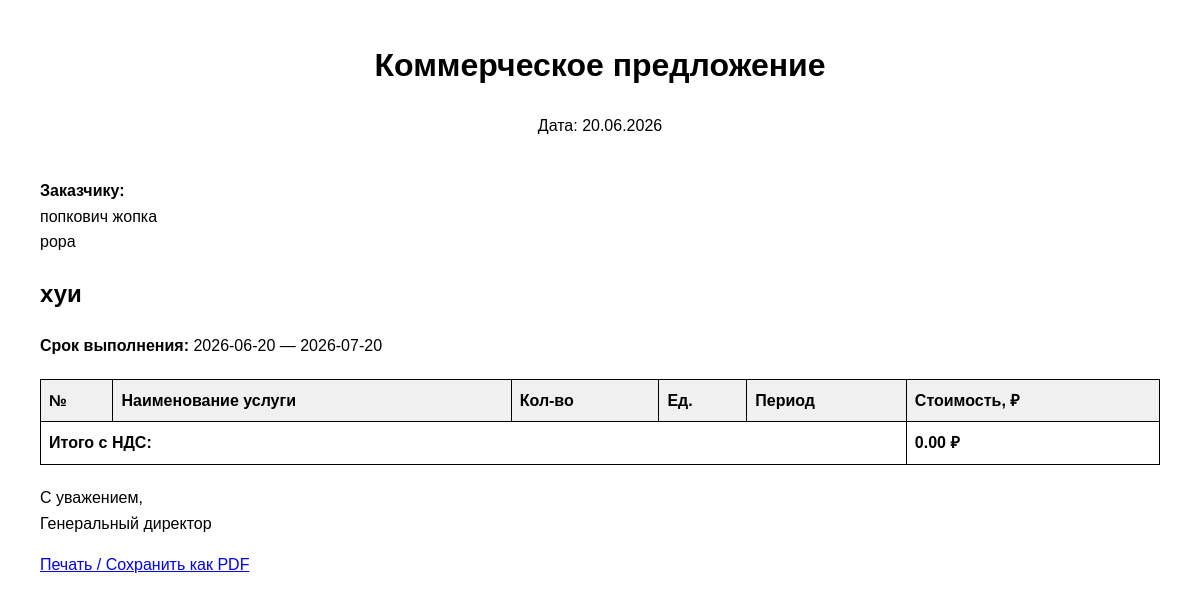
The app's page /generate_cp.php?id=13 (signed in) with its own data.
### tables this page shows
CREATE TABLE "customers" (
                id INTEGER PRIMARY KEY,
                workspace_id INTEGER DEFAULT 1,
                type TEXT NOT NULL DEFAULT 'Физическое лицо',
                inn TEXT,
                name TEXT,
                director_name TEXT NOT NULL,
                email TEXT NOT NULL,
                phone TEXT NOT NULL,
                created_at DATETIME DEFAULT CURRENT_TIMESTAMP
            );

CREATE TABLE projects (
    id INTEGER PRIMARY KEY AUTOINCREMENT,
    name TEXT NOT NULL,
    start_date DATE NOT NULL,
    end_date DATE NOT NULL,
    description TEXT,
    customer_id INTEGER,
    tax_rate REAL DEFAULT 6,
    created_at DATETIME DEFAULT CURRENT_TIMESTAMP, workspace_id INTEGER REFERENCES workspaces(id), technical_task TEXT, status TEXT DEFAULT 'В процессе',
    FOREIGN KEY (customer_id) REFERENCES customers(id)
);

### calculate.php (called while the page is built, shortened)
<?php
function calcProjectTotal($sp, $ns) {
    return round($sp + ($sp * $ns / 100), 2);
}
?>

### generate_cp.php (the view, shortened to what this page needs)
<?php
require_once 'calculate.php';
$project_id = isset($_GET['id']) ? (int)$_GET['id'] : 0;
$stmt = $db->prepare("SELECT * FROM projects WHERE id = ?");
$stmt->execute([$project_id]);
$project = $stmt->fetch();
$settings = $db->query("SELECT * FROM company_settings LIMIT 1")->fetch();
$customer = null;
if ($project['customer_id']) {
    $stmt = $db->prepare("SELECT * FROM customers WHERE id = ?");
    $stmt->execute([$project['customer_id']]);
    $customer = $stmt->fetch();
}
$totalWithMargin = 0;
$totalWithTax = calcProjectTotal($totalWithMargin, $project['tax_rate'] ?? 6);
?>
<!DOCTYPE html>
<html lang="ru">
<head>
</head>
<body>
    <div class="header">
        <h1>Коммерческое предложение</h1>
        <p>Дата: <?= date('d.m.Y') ?></p>
    </div>
    <?php if ($customer): ?>
    <p><strong>Заказчику:</strong><br>
       <?= htmlspecialchars($customer['director_name'] ?? '') ?><br>
       <?= htmlspecialchars($customer['name'] ?? $customer['director_name'] ?? $customer['email'] ?? '') ?></p>
    <?php endif; ?>
    <h2><?= htmlspecialchars($project['name']) ?></h2>
    <p><strong>Срок выполнения:</strong> <?= $project['start_date'] ?> — <?= $project['end_date'] ?></p>
    <table>
        <tr>
            <th>№</th>
            <th>Наименование услуги</th>
            <th>Кол-во</th>
            <th>Ед.</th>
            <th>Период</th>
            <th>Стоимость, ₽</th>
        </tr>
        <tr class="total">
            <td colspan="5"><strong>Итого с НДС:</strong></td>
            <td><strong><?= number_format($totalWithTax, 2) ?> ₽</strong></td>
        </tr>
    </table>
    <p>С уважением,<br>
       <?= htmlspecialchars($settings['director_position'] ?? 'Генеральный директор') ?>
       <?= htmlspecialchars($settings['director_name'] ?? '') ?></p>
    <p><a href="#" onclick="window.print()">Печать / Сохранить как PDF</a></p>
</body>
</html>

### generate_cp.php (style rules this page uses)
body { font-family: Arial, sans-serif; margin: 40px; line-height: 1.6; }
.header { text-align: center; margin-bottom: 40px; }
table { width: 100%; border-collapse: collapse; margin: 20px 0; }
th, td { border: 1px solid #000; padding: 8px; text-align: left; }
th { background: #f0f0f0; }
.total { font-weight: bold; }

### records on screen
customers: director_name "попкович жопка", name "popa"
projects: name "хуи", start_date "2026-06-20", end_date "2026-07-20", tax_rate "0.00"

### other values on screen
$settings['director_position'] "Генеральный директор"
